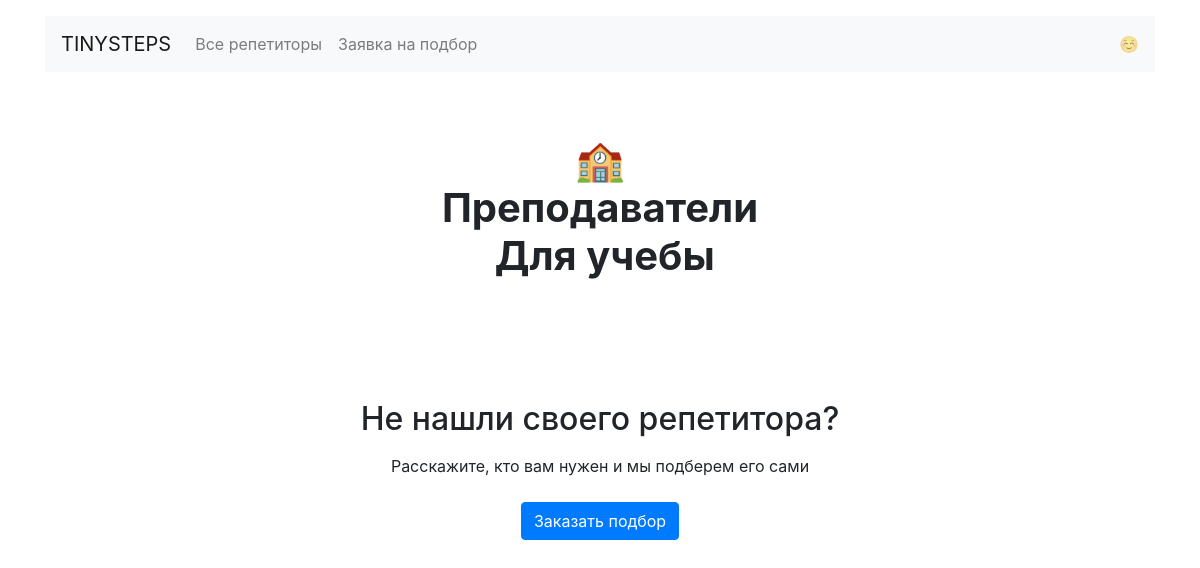
Before: /goals/study/ with the older database file.
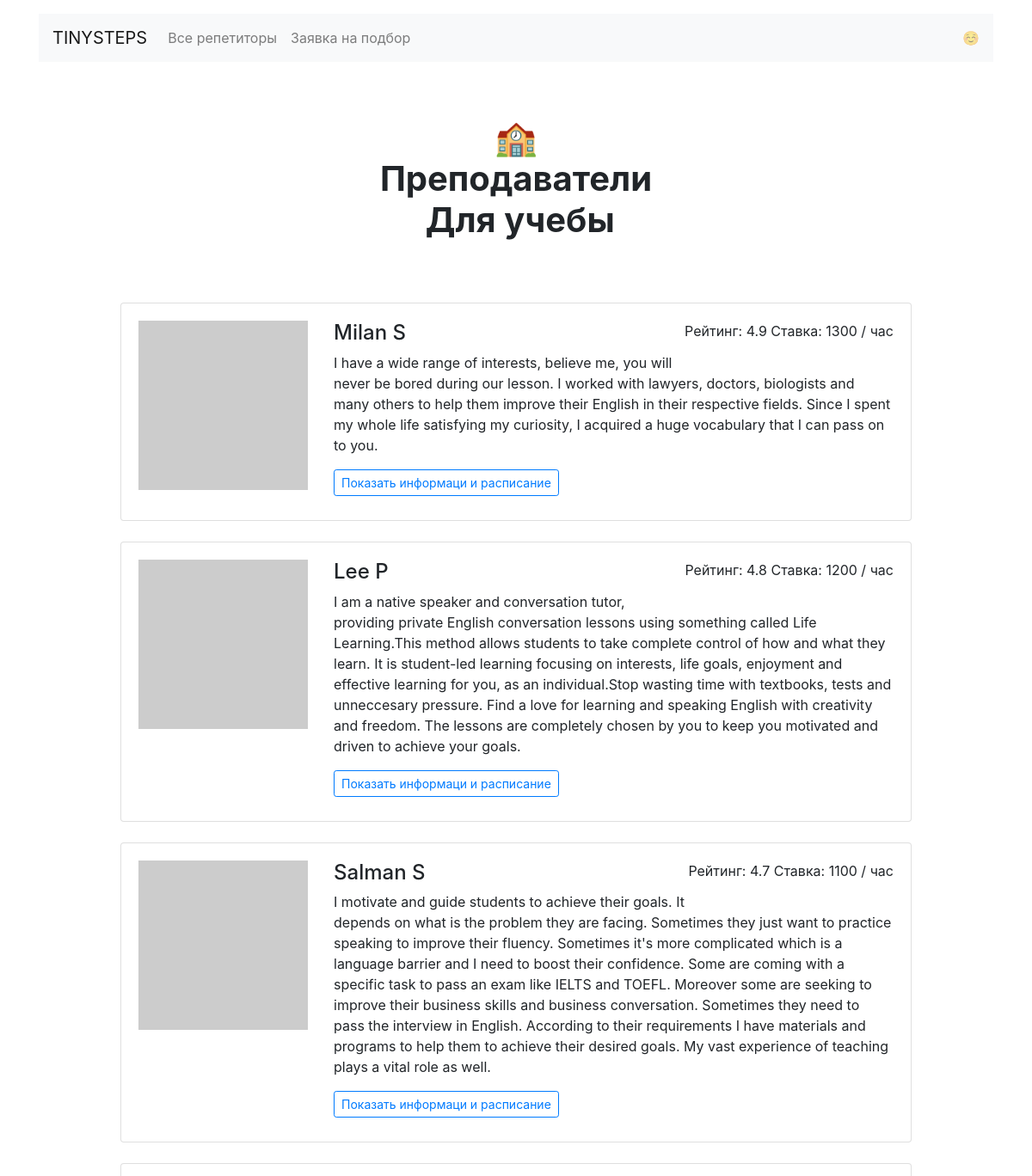
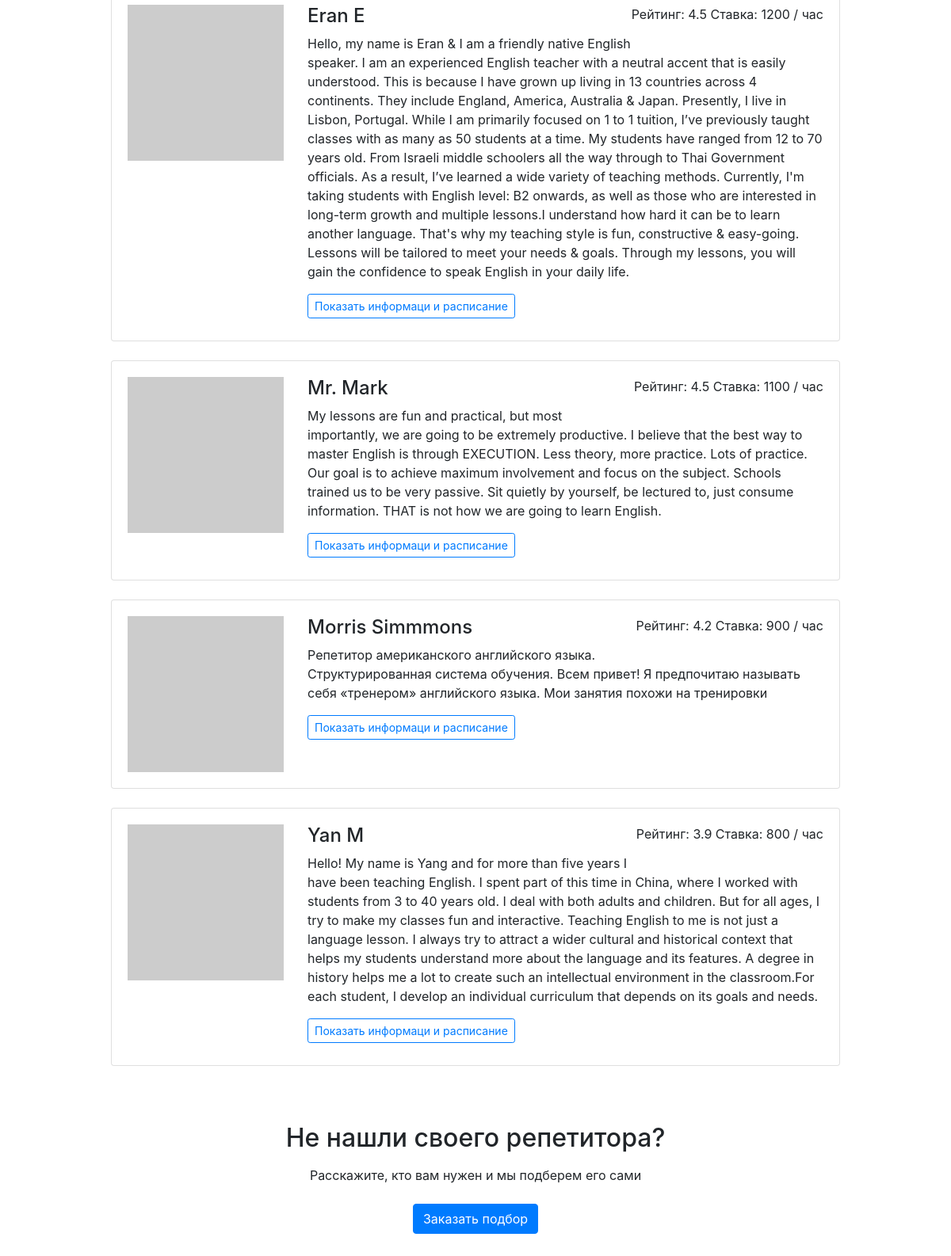
After: the same page with the newer database file (2 pictures, top to bottom).
### app.py (models this page shows)
class Teacher(db.Model):
    __tablename__ = "teachers"
    id = db.Column(db.Integer, primary_key=True)
    name = db.Column(db.String, nullable=False)
    price = db.Column(db.Integer, nullable=False)
    schedule = db.Column(db.String, nullable=False)
    rating = db.Column(db.Float, nullable=False)
    picture = db.Column(db.String, nullable=False)
    about = db.Column(db.String, nullable=False)
    goals = db.Column(db.String, nullable=False)
    students = db.relationship("Booking", back_populates="teacher")

### app.py (the view)
@app.route('/goals/<goal>/')
def goal_page(goal):
    if goal == 'travel':
        emoji_item = emoji[0]
    elif goal == 'work':
        emoji_item = emoji[2]
    elif goal == 'study':
        emoji_item = emoji[1]
    elif goal == 'programming':
        emoji_item = emoji[4]
    else:
        emoji_item = emoji[3]
    teachers_goal_list = db.session.query(Teacher).filter(Teacher.goals.contains(goal)).all()
    sorted_by_rating_teachers_goal_list = sorted(teachers_goal_list, key=lambda teachers: teachers.rating, reverse=True)
    return render_template('goal.html',
                           goal=goal,
                           goals_file=goals_file,
                           sorted_by_rating_teachers_goal_list=sorted_by_rating_teachers_goal_list,
                           emoji=emoji,
                           emoji_item=emoji_item
                           )

### templates/goal.html (shortened to what this page needs)
{% extends 'base.html' %}
{% block container %}
  <main class="container mt-3">
    <h1 class="h1 text-center w-50 mx-auto mt-1 py-5 mb-4"><strong>{{ emoji_item }}<br />Преподаватели <br>  {{ goals_file[goal] }}</strong></h1>
      <div class="row">
      <div class="col-12 col-lg-10 offset-lg-1 m-auto">{% for teacher in sorted_by_rating_teachers_goal_list %}
        <div class="card mb-4">
          <div class="card-body">
            <div class="row">
              <div class="col-3"><img src="{{ teacher['picture'] }}" class="img-fluid" alt=""></div>
              <div class="col-9">
                <p class="float-right">Рейтинг: {{ teacher['rating'] }} Ставка: {{ teacher['price'] }} / час</p>
                <h2 class="h4">{{ teacher['name'] }}</h2>
                <p>{{ teacher['about'] }}</p>
                <a href="/profiles/{{ teacher['id'] }}" class="btn btn-outline-primary btn-sm mr-3 mb-2">Показать информаци и расписание</a>
              </div>
            </div>
          </div>
        </div>{% endfor %}
      </div>
    </div>
    <h2 class="text-center mt-5 mb-3">Не нашли своего репетитора?</h2>
    <p class="text-center mb-4">Расскажите, кто вам нужен и мы подберем его сами</p>
    <div class="text-center pb-5">
        <a href="/request/" class="btn btn-primary">Заказать подбор</a>
    </div>
  </main>
</body>{% endblock %}

Changed rows visible on the page:
added Teacher: rating "4.9", price "1300", name "Milan S", about "I have a wide range of interests, believe me, you will never be bored during our lesson. I worked with lawyers, doctors, biologists and many others to help them improve their English in their respective fields. Since I spent my whole life satisfying my curiosity, I acquired a huge vocabulary that I can pass on to you."
added Teacher: rating "4.8", price "1200", name "Lee P", about "I am a native speaker and conversation tutor, providing private English conversation lessons using something called Life Learning.This method allows students to take complete control of how and what they learn. It is student-led learning focusing on interests, life goals, enjoyment and effective learning for you, as an individual.Stop wasting time with textbooks, tests and unneccesary pressure. Find a love for learning and speaking English with creativity and freedom. The lessons are completely chosen by you to keep you motivated and driven to achieve your goals."
added Teacher: rating "4.7", price "1100", name "Salman S", about "I motivate and guide students to achieve their goals. It depends on what is the problem they are facing. Sometimes they just want to practice speaking to improve their fluency. Sometimes it's more complicated which is a language barrier and I need to boost their confidence. Some are coming with a specific task to pass an exam like IELTS and TOEFL. Moreover some are seeking to improve their business skills and business conversation. Sometimes they need to pass the interview in English. According to their requirements I have materials and programs to help them to achieve their desired goals. My vast experience of teaching plays a vital role as well."
added Teacher: rating "4.5", price "1200", name "Eran E", about "Hello, my name is Eran & I am a friendly native English speaker. I am an experienced English teacher with a neutral accent that is easily understood. This is because I have grown up living in 13 countries across 4 continents. They include England, America, Australia & Japan. Presently, I live in Lisbon, Portugal. While I am primarily focused on 1 to 1 tuition, I’ve previously taught classes with as many as 50 students at a time. My students have ranged from 12 to 70 years old. From Israeli middle schoolers all the way through to Thai Government officials. As a result, I’ve learned a wide variety of teaching methods. Currently, I'm taking students with English level: B2 onwards, as well as…"
added Teacher: rating "4.5", price "1100", name "Mr. Mark", about "My lessons are fun and practical, but most importantly, we are going to be extremely productive. I believe that the best way to master English is through EXECUTION. Less theory, more practice. Lots of practice. Our goal is to achieve maximum involvement and focus on the subject. Schools trained us to be very passive. Sit quietly by yourself, be lectured to, just consume information. THAT is not how we are going to learn English."
added Teacher: rating "4.2", price "900", name "Morris Simmmons", about "Репетитор американского английского языка. Структурированная система обучения. Всем привет! Я предпочитаю называть себя «тренером» английского языка. Мои занятия похожи на тренировки"
added Teacher: rating "3.9", price "800", name "Yan M", about "Hello! My name is Yang and for more than five years I have been teaching English. I spent part of this time in China, where I worked with students from 3 to 40 years old. I deal with both adults and children. But for all ages, I try to make my classes fun and interactive. Teaching English to me is not just a language lesson. I always try to attract a wider cultural and historical context that helps my students understand more about the language and its features. A degree in history helps me a lot to create such an intellectual environment in the classroom.For each student, I develop an individual curriculum that depends on its goals and needs."
